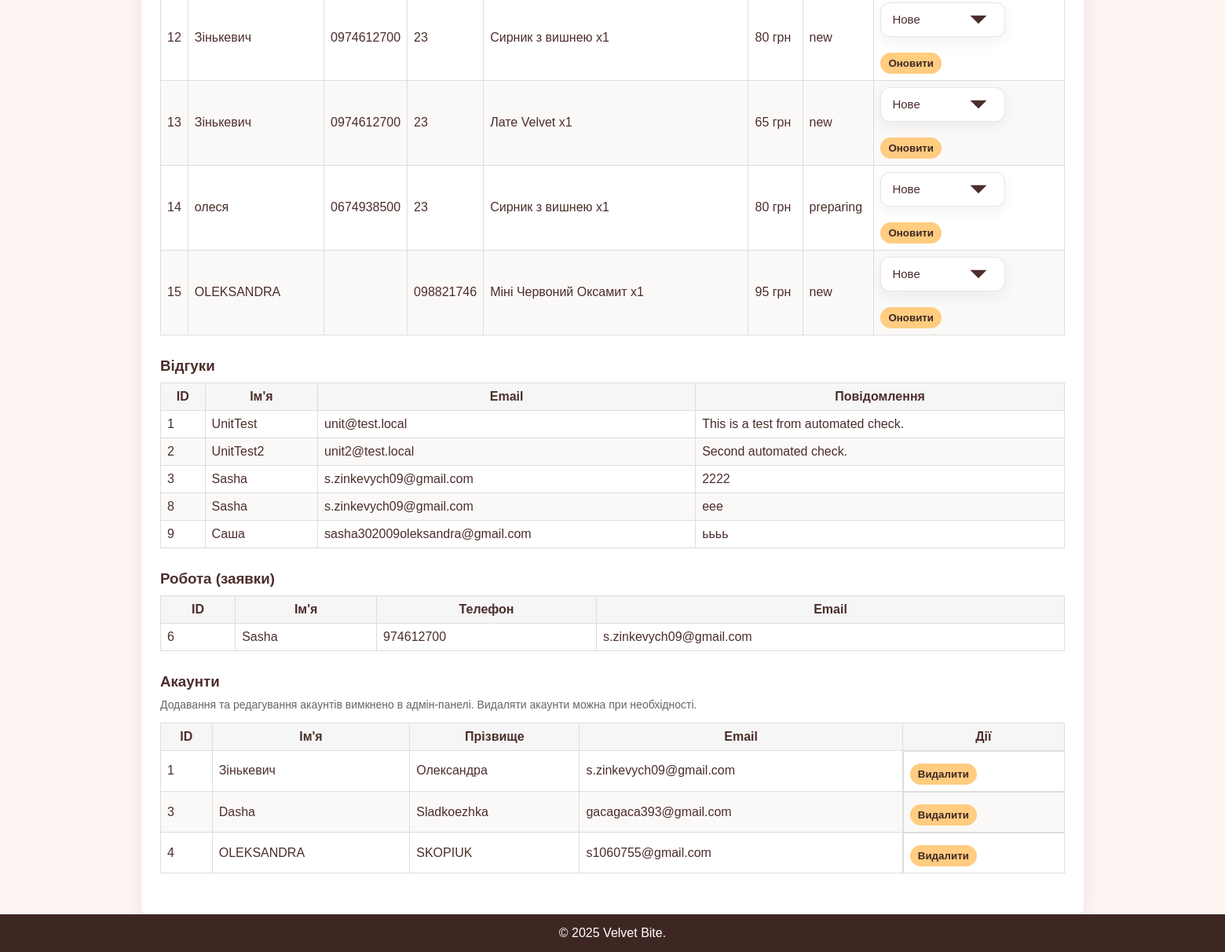
Page /admin (signed in, lower part) on the earlier database version.
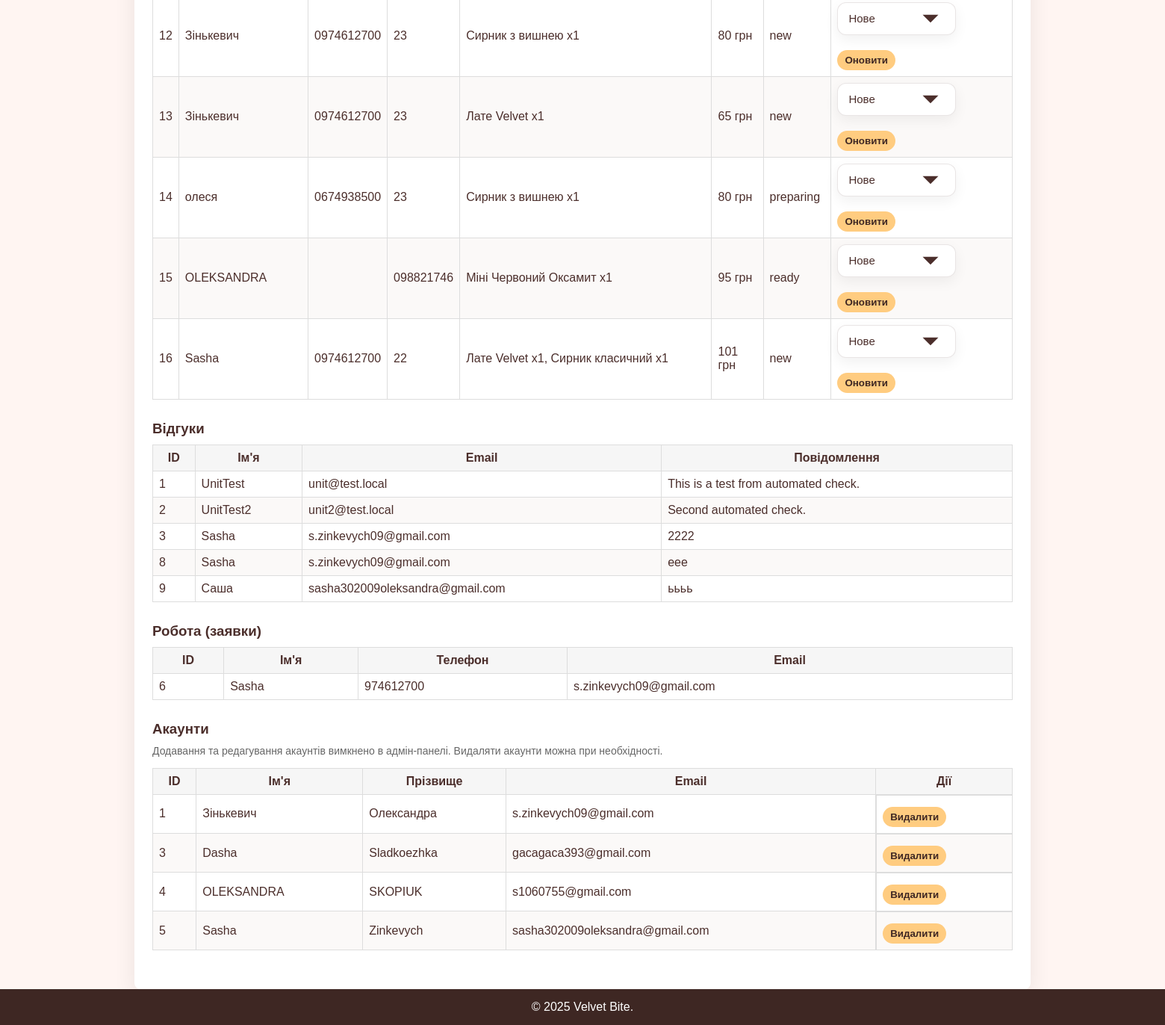
Same page on the later database version.
### tables this page shows
CREATE TABLE "orders" (
	"id"	INTEGER,
	"customer_name"	TEXT,
	"items"	TEXT,
	"total"	REAL,
	"created_at"	TEXT,
	"status"	TEXT,
	"phone"	TEXT,
	"address"	TEXT,
	"discount"	NUMERIC,
	PRIMARY KEY("id" AUTOINCREMENT)
);

CREATE TABLE "feedback" (
	"id"	INTEGER NOT NULL UNIQUE,
	"name"	TEXT NOT NULL,
	"email"	TEXT NOT NULL,
	"text"	TEXT NOT NULL,
	PRIMARY KEY("id" AUTOINCREMENT)
);

CREATE TABLE "work" (
	"id"	INTEGER NOT NULL UNIQUE,
	"name"	TEXT NOT NULL,
	"phone"	INTEGER NOT NULL,
	"email"	TEXT,
	"profecy"	TEXT NOT NULL,
	PRIMARY KEY("id" AUTOINCREMENT)
);

CREATE TABLE "accounts" (
	"id"	INTEGER NOT NULL UNIQUE,
	"first_name"	TEXT NOT NULL,
	"last_name"	TEXT,
	"email"	TEXT NOT NULL, avatar TEXT, bio TEXT, phone TEXT,
	PRIMARY KEY("id" AUTOINCREMENT)
);

### main.py (the view, shortened to what this page needs)
@app.route('/admin')
def admin():
    if not session.get('is_admin'):
        return redirect(url_for('admin_login'))
    dish = get_all_dish()
    feedback = get_all_feedback()
    work = get_all_work()
    orders = get_all_orders()
    orders_display = []
    for o in orders:
        items_text = ''
        try:
            items = json.loads(o['items']) if 'items' in o.keys() else json.loads(o[4])
        except Exception:
            items = []
        parts = []
        for it in items:
            try:
                did = None
                if isinstance(it, dict):
                    did = it.get('dish_id') or it.get('id') or it.get('dish')
                    qty = int(it.get('qty', 1))
                try:
                    did_int = int(did)
                except Exception:
                    did_int = None
                if did_int is not None:
                    d = get_dish_by_id(did_int)
                    name = d['name'] if d and 'name' in d.keys() else f"#{did_int}"
                else:
                    name = str(did or '#')
            except Exception:
                name = f"#{it}"
                qty = 1
            parts.append(f"{name} x{qty}")
        items_text = ', '.join(parts)
        od = dict(o)
        od['items_text'] = items_text
        orders_display.append(od)
    accounts = get_all_accounts()
    return render_template('admin.html', dish=dish, work=work, feedback=feedback, orders=orders_display, accounts=accounts)

### database.py (called while the page is built)
def get_db():
    if 'db' not in g:
        db_path = os.environ.get('DATABASE_PATH', 'my_database.db')
        try:
            db_dir = os.path.dirname(db_path)
            if db_dir:
                os.makedirs(db_dir, exist_ok=True)
        except Exception:
            pass
        g.db = sqlite3.connect(db_path)
        g.db.row_factory = sqlite3.Row  # Для отримання результатів у вигляді словника
    return g.db

def get_all_dish():
    db = get_db()
    cursor = db.cursor()
    cursor.execute('SELECT * FROM dish')
    dish = cursor.fetchall()
    return dish

def get_all_orders():
    db = get_db()
    cursor = db.cursor()
    cursor.execute('SELECT * FROM orders')
    orders = cursor.fetchall()
    return orders

def get_all_work():
    db = get_db()
    cursor = db.cursor()
    cursor.execute('SELECT * FROM work')
    work = cursor.fetchall()
    return work

def get_dish_by_id(dish_id):
    db = get_db()
    cursor = db.cursor()
    cursor.execute('SELECT * FROM dish WHERE id = ?', (dish_id,))
    return cursor.fetchone()

def get_all_feedback():
    db = get_db()
    cursor = db.cursor()
    cursor.execute('SELECT * FROM feedback')
    feedback = cursor.fetchall()
    return feedback

def get_all_accounts():
    db = get_db()
    cursor = db.cursor()
    cursor.execute('SELECT * FROM accounts')
    accounts = cursor.fetchall()
    return accounts

### main.py (called while the page is built)
@app.before_request
def startup():
    if not app.config.get('DB_INIT_DONE'):
        try:
            with app.app_context():
                init_db()
                add_admin('admin', '11111')
        except Exception:
            pass
        app.config['DB_INIT_DONE'] = True

### templates/admin.html (shortened to what this page needs)
<!DOCTYPE html>
<html lang="uk">
<head>
    <link rel="stylesheet" href="{{ url_for('static', filename='style.css') }}">
</head>
<body>
    <main class="admin-container">
        <section class="admin-section">
            <table>
                <tbody>
                    {% for o in orders %}
                    <tr>
                        <td>{{ o.id }}</td>
                        <td>{{ o.customer_name }}</td>
                        <td>{{ o.phone }}</td>
                        <td>{{ o.address }}</td>
                        <td>{{ o.items_text }}</td>
                           <td>{{ o.total|int }} грн</td>
                        <td>{{ o.status or 'new' }}</td>
                        <td>
                            <form method="post" action="{{ url_for('admin_update_order_status', order_id=o.id) }}">
                                <select name="status">
                                    <option value="new">Новe</option>
                                </select>
                                <button class="btn" type="submit">Оновити</button>
                            </form>
                        </td>
                    </tr>
                    {% endfor %}
                </tbody>
            </table>
        </section>
        <section class="admin-section">
            <h3>Відгуки</h3>
            <table>
                <thead><tr><th>ID</th><th>Ім'я</th><th>Email</th><th>Повідомлення</th></tr></thead>
                <tbody>
                    {% for f in feedback %}
                    <tr>
                        <td>{{ f.id }}</td>
                        <td>{{ f.name }}</td>
                        <td>{{ f.email }}</td>
                        <td>{{ f.text }}</td>
                    </tr>
                    {% endfor %}
                </tbody>
            </table>
        </section>
        <section class="admin-section">
            <h3>Робота (заявки)</h3>
            <table>
                <thead><tr><th>ID</th><th>Ім'я</th><th>Телефон</th><th>Email</th></tr></thead>
                <tbody>
                    {% for w in work %}
                    <tr>
                        <td>{{ w.id }}</td>
                        <td>{{ w.name }}</td>
                        <td>{{ w.phone }}</td>
                        <td>{{ w.email }}</td>
                    </tr>
                    {% endfor %}
                </tbody>
            </table>
        </section>
        <section class="admin-section">
            <h3>Акаунти</h3>
            <p class="muted">Додавання та редагування акаунтів вимкнено в адмін-панелі. Видаляти акаунти можна при необхідності.</p>
            <table>
                <thead><tr><th>ID</th><th>Ім'я</th><th>Прізвище</th><th>Email</th><th>Дії</th></tr></thead>
                <tbody>
                    {% for a in accounts %}
                    <tr>
                        <td>{{ a.id }}</td>
                        <td>{{ a.first_name }}</td>
                        <td>{{ a.last_name }}</td>
                        <td>{{ a.email }}</td>
                        <td class="controls">
                            <form method="post" action="{{ url_for('delete_accounts_route', service_id=a.id) }}" style="display:inline">
                                <button class="btn btn-danger" type="submit">Видалити</button>
                            </form>
                        </td>
                    </tr>
                    {% endfor %}
                </tbody>
            </table>
        </section>
    </main>
    <footer>
        <p style="text-align:center">© 2025 Velvet Bite.</p>
    </footer>
</body>
</html>

### static/style.css (style rules this page uses)
* { margin: 0; padding: 0; box-sizing: border-box; font-family: "Montserrat", sans-serif; }
html, body { height: 100%; }
body { background-color: #FFF5F2; color: #4B2E2B; font-family: 'Montserrat', sans-serif; margin: 0; padding: 0; display: flex; flex-direction: column; min-height: 100vh; }
.btn { display: inline-block; background: #ffcc80; color: #3e2723; padding: 10px 20px; margin-top: 20px; border-radius: 25px; text-decoration: none; font-weight: bold; transition: background 0.3s; font-family: "Montserrat", sans-serif; font-optical-sizing: auto; font-style: normal; }
input[type="text"], input[type="email"], input[type="tel"], input[type="number"], input[type="search"], textarea, select, .contact-form input[type="text"], .contact-form input[type="email"], .contact-form input[type="tel"], .contact-form textarea, .contact-form select { background: #ffffff; border: 1px solid rgba(75,46,43,0.12); padding: 12px 14px; border-radius: 12px; color: #4B2E2B; box-shadow: 0 6px 18px rgba(0,0,0,0.06); transition: box-shadow 0.18s ease, border-color 0.12s ease, transform 0.08s ease; font-size: 15px; min-height: 44px; outline: none; }
select { -webkit-appearance: none; -moz-appearance: none; appearance: none; background-repeat: no-repeat; background-position: right 12px center; padding-right: 40px; }
footer { background: #3e2723; color: #fff; text-align: center; padding: 15px 0; }
main, .menu-section, .contact-section, .dish-detail { flex: 1; }
.admin-container { background: #fff; padding: 24px; border-radius: 8px; box-shadow: 0 10px 30px rgba(0,0,0,0.08); }
.admin-section h3 { margin-bottom:10px; color:#4B2E2B }
table thead { background:#f6f6f6 }
table tbody tr:nth-child(odd) { background:#fff }
table tbody tr:nth-child(even) { background:#fbf9f8 }
.muted { color:#666; font-size:14px }
button, .btn, .dish-btn, .cart-btn, .account-btn, .signUp-form-in a, .signUp-btn-account, .contact-form button, .promo-spin-btn { background: #ffcc80 !important; color: #3e2723 !important; border: none !important; }

### templates/admin.html (style rules this page uses)
.admin-container { padding:24px;max-width:1200px;margin:0 auto }
.admin-section { margin-bottom:28px }
table { width:100%;border-collapse:collapse }
.btn { background:#333;color:#ffcc80;padding:6px 10px;border:none;cursor:pointer }
.btn-danger { background:#b22222; margin-top: 7px; color:#fff }
.controls { display:flex;gap:8px }
.muted { margin-bottom: 15px; }

Differences in the rows shown:
changed orders "OLEKSANDRA": status "new" → "ready"
added orders: id "16", customer_name "Sasha", phone "0974612700", address "22", items_text "Лате Velvet x1, Сирник класичний x1", total "101", status "new"
added accounts: id "5", first_name "Sasha", last_name "Zinkevych", email "sasha302009oleksandra@gmail.com"
